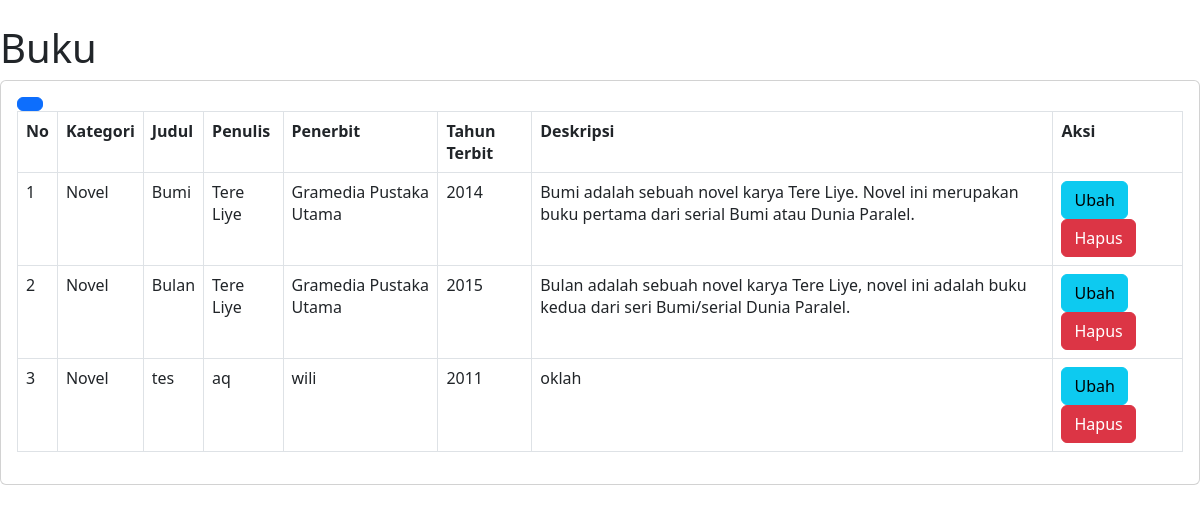
The app's page /buku.php with its own data.
### tables this page shows
CREATE TABLE `buku` (
  `id_buku` int(11) NOT NULL,
  `id_category` int(11) DEFAULT NULL,
  `judul` varchar(255) DEFAULT NULL,
  `penulis` varchar(255) DEFAULT NULL,
  `penerbit` varchar(255) DEFAULT NULL,
  `tahun_terbit` varchar(255) DEFAULT NULL,
  `deskripsi` text DEFAULT NULL
);

CREATE TABLE `categroy` (
  `id_category` int(11) NOT NULL,
  `category` varchar(255) DEFAULT NULL
);

### buku.php (the view)
<link href="css/styles.css" rel="stylesheet" />
<h1 class="mt-4">Buku</h1>
<div class="card">
    <div class="card-body">
    <div class="row">
    <div class="col-md-12">
        <a href="?page=buku_tambah" class="btn btn-primary"><i class="fa fa-plus"></i></a>
        <table class="table table-bordered" id="datatablesSimple">
            <tr>
                <th>No</th>
                <th>Kategori</th>
                <th>Judul</th>
                <th>Penulis</th>
                <th>Penerbit</th>
                <th>Tahun Terbit</th>
                <th>Deskripsi</th>
                <th>Aksi</th>
            </tr>
            <?php
            $i = 1;
                $query = mysqli_query($koneksi, "SELECT*FROM buku LEFT JOIN categroy on buku.id_category = categroy.id_category");
                while($data = mysqli_fetch_array($query)){
                    ?>
                    <tr>
                        <td><?php echo $i++; ?></td>
                        <td><?php echo $data['category']; ?></td>
                        <td><?php echo $data['judul']; ?></td>
                        <td><?php echo $data['penulis']; ?></td>
                        <td><?php echo $data['penerbit']; ?></td>
                        <td><?php echo $data['tahun_terbit']; ?></td>
                        <td><?php echo $data['deskripsi']; ?></td>
                        <td>
                            <a href="?page=buku_ubah&&id=<?php echo $data['id_buku']; ?>" class="btn btn-info">Ubah</a>
                            <a onclick="return confirm('Apakah anda yakin ingin menghapus Data ini?');" href="?page=buku_hapus&&id=<?php echo $data['id_buku']; ?>" class="btn btn-danger">Hapus</a>
                        </td>
                    </tr>
                            <?php
                        }
                    ?>
                </table>
            </div>
        </div>
    </div>
</div>

### records on screen
buku: id_category.category "Novel", judul "Bumi", penulis "Tere Liye", penerbit "Gramedia Pustaka Utama", tahun_terbit "2014", deskripsi "Bumi adalah sebuah novel karya Tere Liye. Novel ini merupakan buku pertama dari serial Bumi atau Dunia Paralel."
buku: id_category.category "Novel", judul "Bulan", penulis "Tere Liye", penerbit "Gramedia Pustaka Utama", tahun_terbit "2015", deskripsi "Bulan adalah sebuah novel karya Tere Liye, novel ini adalah buku kedua dari seri Bumi/serial Dunia Paralel."
buku: id_category.category "Novel", judul "tes", penulis "aq", penerbit "wili", tahun_terbit "2011", deskripsi "oklah"
